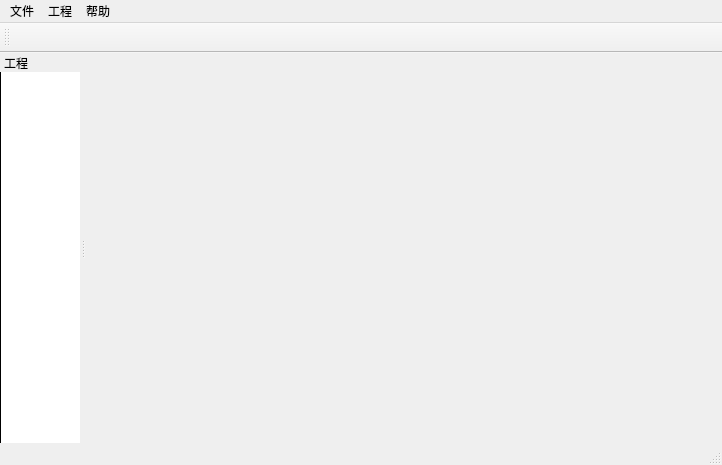
<?xml version="1.0" encoding="UTF-8"?>
<ui version="4.0">
 <class>MainWindow</class>
 <widget class="QMainWindow" name="MainWindow">
  <property name="geometry">
   <rect>
    <x>0</x>
    <y>0</y>
    <width>722</width>
    <height>465</height>
   </rect>
  </property>
  <property name="windowTitle">
   <string>MainWindow</string>
  </property>
  <widget class="QWidget" name="centralWidget"/>
  <widget class="QMenuBar" name="menuBar">
   <property name="geometry">
    <rect>
     <x>0</x>
     <y>0</y>
     <width>722</width>
     <height>26</height>
    </rect>
   </property>
   <widget class="QMenu" name="menuFile">
    <property name="title">
     <string>文件</string>
    </property>
    <addaction name="new_s"/>
    <addaction name="action_3"/>
    <addaction name="action_4"/>
   </widget>
   <widget class="QMenu" name="menuProject">
    <property name="title">
     <string>工程</string>
    </property>
    <addaction name="action_5"/>
    <addaction name="action_6"/>
    <addaction name="action_7"/>
   </widget>
   <widget class="QMenu" name="menuHelp">
    <property name="title">
     <string>帮助</string>
    </property>
    <addaction name="act_about"/>
   </widget>
   <addaction name="menuFile"/>
   <addaction name="menuProject"/>
   <addaction name="menuHelp"/>
  </widget>
  <widget class="QToolBar" name="mainToolBar">
   <property name="minimumSize">
    <size>
     <width>30</width>
     <height>30</height>
    </size>
   </property>
   <attribute name="toolBarArea">
    <enum>TopToolBarArea</enum>
   </attribute>
   <attribute name="toolBarBreak">
    <bool>false</bool>
   </attribute>
  </widget>
  <widget class="QStatusBar" name="statusBar"/>
  <widget class="QDockWidget" name="dockWidget">
   <property name="minimumSize">
    <size>
     <width>80</width>
     <height>60</height>
    </size>
   </property>
   <property name="styleSheet">
    <string notr="true"/>
   </property>
   <property name="floating">
    <bool>false</bool>
   </property>
   <property name="features">
    <set>QDockWidget::NoDockWidgetFeatures</set>
   </property>
   <property name="allowedAreas">
    <set>Qt::LeftDockWidgetArea</set>
   </property>
   <property name="windowTitle">
    <string>工程</string>
   </property>
   <attribute name="dockWidgetArea">
    <number>1</number>
   </attribute>
   <widget class="QWidget" name="dockWidgetContents">
    <widget class="QTreeWidget" name="twProject">
     <property name="geometry">
      <rect>
       <x>0</x>
       <y>-29</y>
       <width>151</width>
       <height>411</height>
      </rect>
     </property>
     <property name="frameShape">
      <enum>QFrame::Box</enum>
     </property>
     <property name="frameShadow">
      <enum>QFrame::Plain</enum>
     </property>
     <property name="columnCount">
      <number>1</number>
     </property>
     <column>
      <property name="text">
       <string notr="true">1</string>
      </property>
     </column>
    </widget>
   </widget>
  </widget>
  <action name="new_s">
   <property name="text">
    <string>新建</string>
   </property>
   <property name="toolTip">
    <string>new</string>
   </property>
  </action>
  <action name="action_3">
   <property name="text">
    <string>保存</string>
   </property>
  </action>
  <action name="action_4">
   <property name="text">
    <string>退出</string>
   </property>
  </action>
  <action name="action_5">
   <property name="text">
    <string>编译</string>
   </property>
  </action>
  <action name="action_6">
   <property name="text">
    <string>关闭工程</string>
   </property>
  </action>
  <action name="action_7">
   <property name="text">
    <string>打开工程</string>
   </property>
  </action>
  <action name="act_about">
   <property name="text">
    <string>关于</string>
   </property>
  </action>
 </widget>
 <layoutdefault spacing="6" margin="11"/>
 <resources/>
 <connections/>
</ui>
